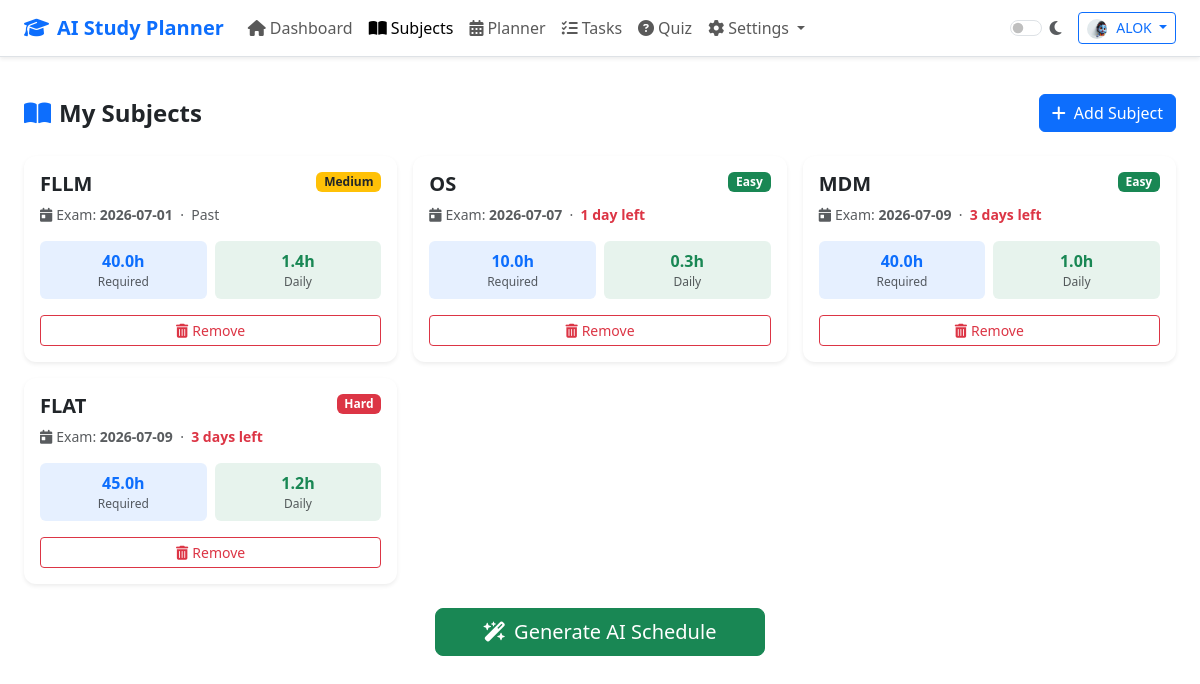
/subjects (signed in), run on the app's committed database.
### tables this page shows
CREATE TABLE subjects (
            id             INTEGER PRIMARY KEY AUTOINCREMENT,
            user_id        INTEGER NOT NULL,
            subject_name   TEXT    NOT NULL,
            difficulty     TEXT    NOT NULL,
            exam_date      DATE    NOT NULL,
            required_hours REAL    NOT NULL,
            daily_hours    REAL    NOT NULL,
            FOREIGN KEY (user_id) REFERENCES users(id)
        );

### app.py (the view, shortened to what this page needs)
@app.route("/subjects", methods=["GET", "POST"])
@login_required
def subjects():
    uid = session["user_id"]
    conn  = get_db()
    subs  = conn.execute(
        "SELECT * FROM subjects WHERE user_id=? ORDER BY exam_date", (uid,)
    ).fetchall()
    conn.close()
    return render_template(
        "subjects.html",
        subjects=subs,
        today=date.today().strftime("%Y-%m-%d"),
    )

### app.py (called while the page is built)
def get_db():
    conn = sqlite3.connect(DATABASE)
    conn.row_factory = sqlite3.Row
    return conn

def login_required(f):
    @wraps(f)
    def decorated(*args, **kwargs):
        if "user_id" not in session:
            flash("Please login to continue.", "warning")
            return redirect(url_for("login"))
        return f(*args, **kwargs)
    return decorated

@app.template_filter("days_until")
def days_until_filter(date_str):
    try:
        target = datetime.strptime(date_str, "%Y-%m-%d").date()
        return (target - date.today()).days
    except Exception:
        return 0

### templates/subjects.html (shortened to what this page needs)
{% extends "base.html" %}
{% block content %}
<div class="container-fluid px-4 py-4">
  <div class="d-flex justify-content-between align-items-center mb-4">
    <h4 class="fw-bold mb-0"><i class="fas fa-book-open me-2 text-primary"></i>My Subjects</h4>
    <button class="btn btn-primary" data-bs-toggle="modal" data-bs-target="#addSubjectModal">
      <i class="fas fa-plus me-2"></i>Add Subject
    </button>
  </div>
  {% if subjects %}
    <div class="row g-3">
      {% for sub in subjects %}
        {% set days_left = sub.exam_date | days_until %}
        <div class="col-md-6 col-xl-4">
          <div class="card border-0 shadow-sm h-100 subject-card">
            <div class="card-body">
              <div class="d-flex justify-content-between align-items-start mb-2">
                <h5 class="fw-semibold mb-0">{{ sub.subject_name }}</h5>
                <span class="badge
                  {% if sub.difficulty == 'Hard' %}bg-danger
                  {% elif sub.difficulty == 'Medium' %}bg-warning text-dark
                  {% else %}bg-success{% endif %}">
                  {{ sub.difficulty }}
                </span>
              </div>
              <p class="text-muted small mb-3">
                <i class="fas fa-calendar-day me-1"></i>Exam: <strong>{{ sub.exam_date }}</strong>
                &nbsp;·&nbsp;
                {% if days_left > 0 %}
                  <span class="{% if days_left <= 3 %}text-danger fw-bold{% elif days_left <= 7 %}text-warning fw-bold{% endif %}">
                    {{ days_left }} day{{ 's' if days_left != 1 }} left
                  </span>
                {% elif days_left == 0 %}
                  <span class="text-danger fw-bold">Exam today!</span>
                {% else %}
                  <span class="text-muted">Past</span>
                {% endif %}
              </p>
              <div class="row g-2 text-center mb-3">
                <div class="col-6">
                  <div class="rounded bg-primary bg-opacity-10 py-2">
                    <div class="fw-bold text-primary">{{ sub.required_hours }}h</div>
                    <div class="text-muted" style="font-size:.75rem">Required</div>
                  </div>
                </div>
                <div class="col-6">
                  <div class="rounded bg-success bg-opacity-10 py-2">
                    <div class="fw-bold text-success">{{ sub.daily_hours }}h</div>
                    <div class="text-muted" style="font-size:.75rem">Daily</div>
                  </div>
                </div>
              </div>
              <a href="{{ url_for('delete_subject', sid=sub.id) }}"
                 class="btn btn-sm btn-outline-danger w-100"
                 onclick="return confirm('Delete subject {{ sub.subject_name }}?')">
                <i class="fas fa-trash-alt me-1"></i>Remove
              </a>
            </div>
          </div>
        </div>
      {% endfor %}
    </div>
    <div class="mt-4 text-center">
      <a href="{{ url_for('planner') }}" class="btn btn-success btn-lg px-5">
        <i class="fas fa-wand-magic-sparkles me-2"></i>Generate AI Schedule
      </a>
    </div>
  {% endif %}
</div>
{% endblock %}

### static/css/style.css (style rules this page uses)
body { min-height: 100vh; }
.subject-card { border-radius: 12px; transition: transform 0.2s, box-shadow 0.2s; }
html { transition: background-color 0.3s, color 0.3s; }
.card { border-radius: 12px; }

### data on the page
subjects: subject_name "FLLM", difficulty "Medium", exam_date "2026-07-01", shows "Past", required_hours "40.0", daily_hours "1.4"
subjects: subject_name "OS", difficulty "Easy", exam_date "2026-07-07", user "1", required_hours "10.0", daily_hours "0.3"
subjects: subject_name "MDM", difficulty "Easy", exam_date "2026-07-09", id "3", value "s", required_hours "40.0", daily_hours "1.0"
subjects: subject_name "FLAT", difficulty "Hard", exam_date "2026-07-09", days_left "3", value "s", required_hours "45.0", daily_hours "1.2"

### other printed values
{{ session.user_name }} "ALOK"
